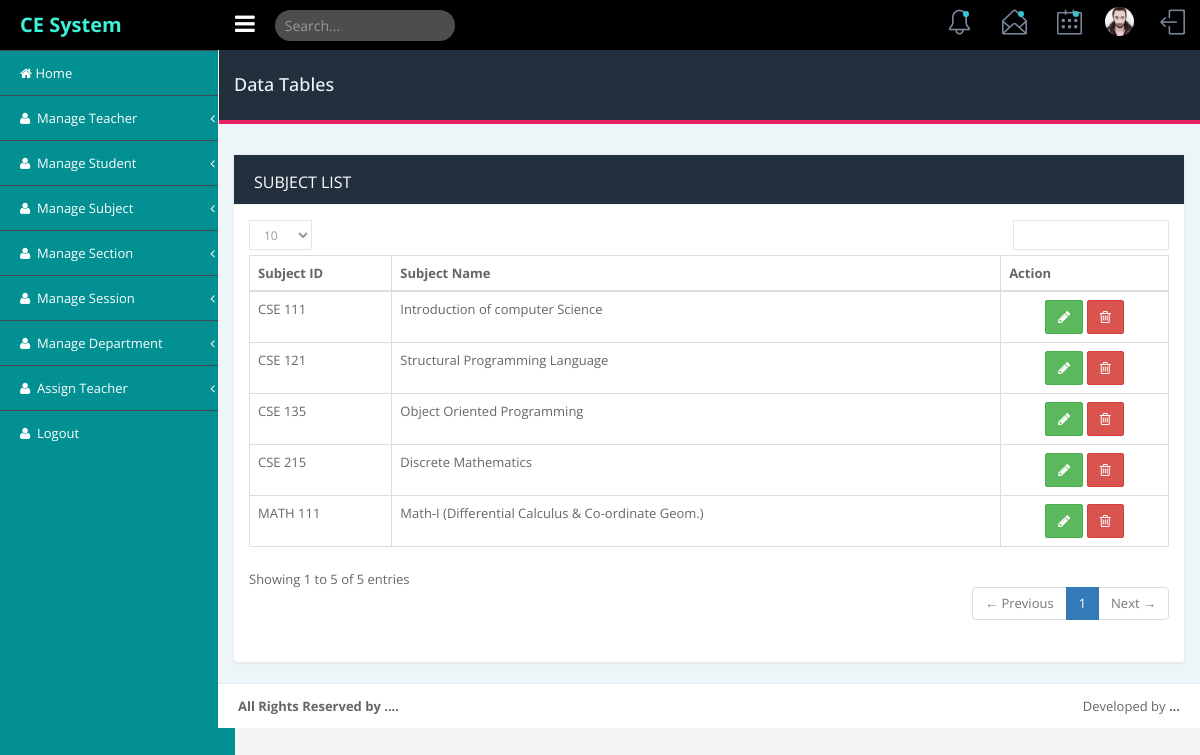
Page /admin/subject/subject_list.php (signed in) on the earlier database version.
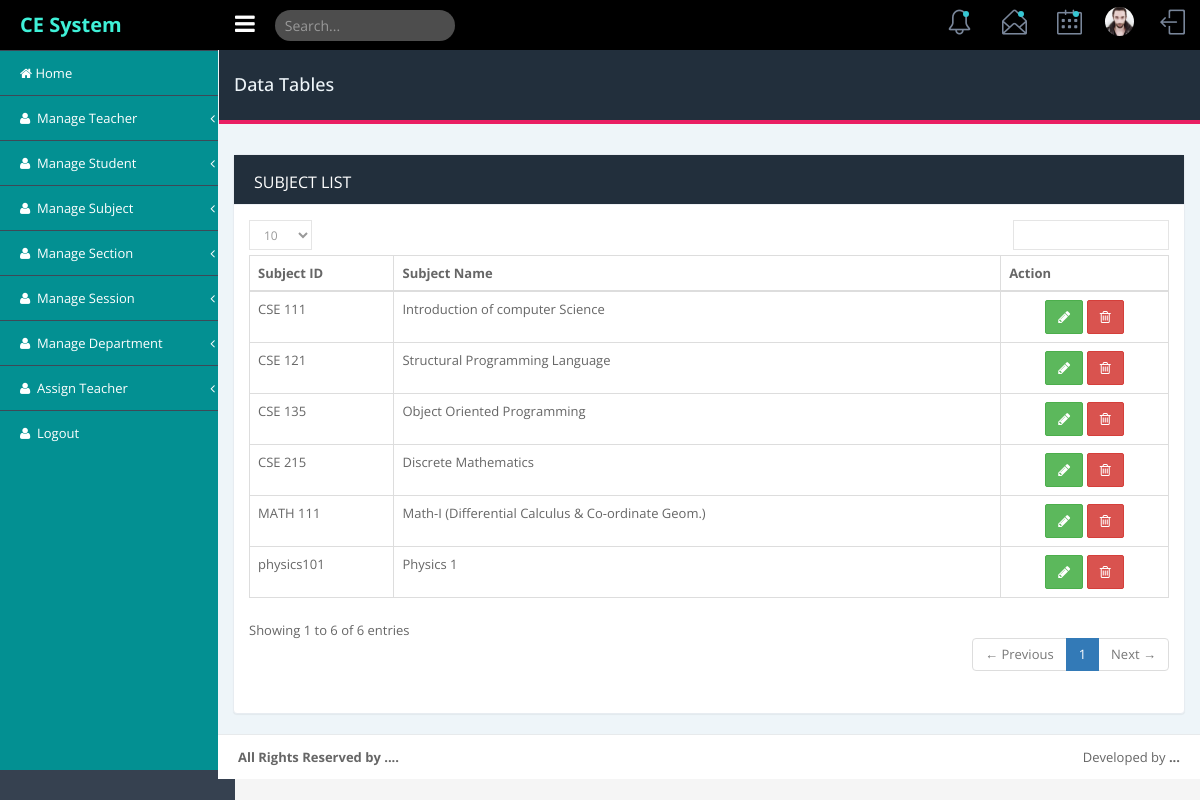
Same page on the later database version.
### tables this page shows
CREATE TABLE `subject` (
  `id` int(11) NOT NULL,
  `subject_id` varchar(150) DEFAULT NULL,
  `subject_name` varchar(255) NOT NULL,
  `status` tinyint(4) NOT NULL DEFAULT '1' COMMENT '1=active,0=inactive',
  `created_at` datetime NOT NULL,
  `updated_at` timestamp NOT NULL DEFAULT CURRENT_TIMESTAMP
);

### admin/subject/subject_list.php (the view, shortened to what this page needs)
<?php include('../includes/db/connection_db.php');?>
<!DOCTYPE html>
<html lang="en">
    <head>
    <?php include('../includes/head_link.php');?>
    </head>
    <body class="fixed-top">
        <div id="wrapper">
           <?php include('../includes/nav_header.php');?>
            <div class="page-container">
                <?php include('../includes/left_sidebar.php');?>
                <div class="page-content-wrapper">
                     <div class="content-wrapper container">
                        <div class="row">
                            <div class="col-sm-12">
                                <div class="page-title">
                                    <div class="row">
                                        <h4 class="pull-left">Data Tables</h4>
                                    </div>
                                </div>
                            </div>
                        </div>
                        <div class="row">
                            <div class="col-md-12">
                                <div class="panel panel-card recent-activites">
                                    <div class="panel-heading">
                                       Subject List
                                    </div>
                                    <div class="panel-body">
                                        <div class="table-responsive">
                                            <table id="basic-datatables" class="table table-bordered">
                                                <thead>
                                                    <tr>
                                                        <th> Subject ID</th>
                                                        <th> Subject Name</th>
                                                        <th> Action</th>
                                                    </tr>
                                                </thead>
                                                <tbody>
                                                <?php
                                                $sql = "SELECT * from subject where status = 1";
                                                $result = $conn->query($sql);
                                                if ($result->num_rows > 0) {
                                                while($row = $result->fetch_assoc()) { ?>
                                                <tr>
                                                    <td><?php echo $row['subject_id'];?></td>
                                                    <td><?php echo $row['subject_name'];?></td>
                                                    <td class="text-center">
                                                        <a href="update_subject.php?id=<?php echo $row['id']?>"class="btn btn-success">
                                                        <i class="fa fa-pencil"></i>
                                                        </a>
                                                        <a onclick="return confirm('Are you sure want to delete')" href="<?=$base?>/sql/delete_sql.php?delete=delete_subject&&id=<?php echo $row['id']?>" data-toggle="tooltip" title="" class="btn btn-danger" data-original-title="Delete">
                                                            <i class="fa fa-trash-o"></i>
                                                        </a>
                                                    </td>
                                                </tr>
                                                    <?php } } ?>
                                                </tbody>
                                            </table>
                                        </div>
                                    </div>
                                </div>
                            </div>
                        </div>
                    </div>
                   <?php include('../includes/footer.php');?>
                </div>
            </div>
        </div>
    </body>
</html>

Differences in the rows shown:
now on this page (row edited): subject: subject "physics101", subject_name "Physics 1"
Other differences:
text written by a page script: "Showing 1 to 5 of 5 entries ← Previous 1 Next →" → "Showing 1 to 6 of 6 entries ← Previous 1 Next →"
